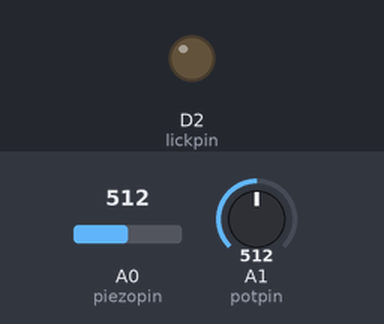
This sketch was run on a simulated Arduino Zero (SAMD21). Parts: output pins drawn as LEDs (lit = HIGH). Inputs (shaded band) come from the test bench; at power-on: A0 (piezopin) = 512, A1 (potpin) = 512 (analog values on the 0–1023 scale). What the sketch prints to the serial monitor is not drawn.

Above: at 1.2 s.
1.3 s: A0 (piezopin) set to 525
At 2.5 s:
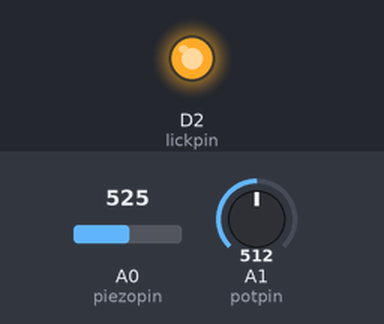
2.8 s: A0 (piezopin) set to 511
At 3.1 s:
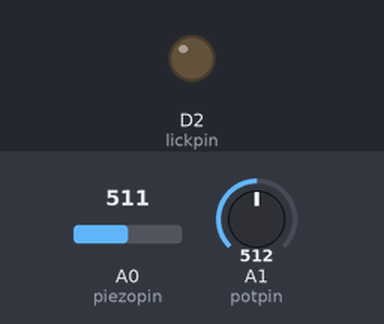
4.3 s: A0 (piezopin) set to 716
At 4.8 s:
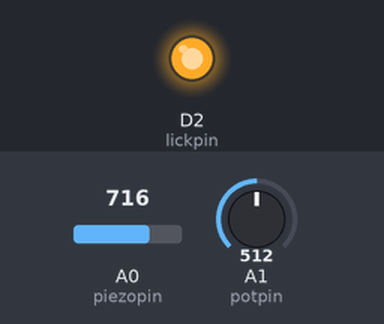
Timing chart, 0 to 7.3 s (numbered marks = the images above; inputs shaded):
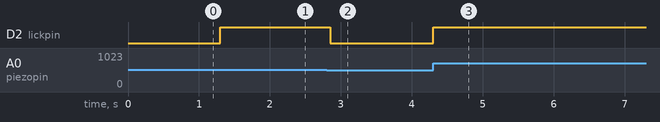

Measured:
- the behaviour switches between 512 and 513 on A0 (piezopin) (found by bisection; images 0 and 1)
- after the input at 1.3 s, D2 (lickpin): LOW → HIGH at once
- after the input at 2.8 s, D2 (lickpin): HIGH → LOW after 0.05 s
- after the input at 4.3 s, D2 (lickpin): LOW → HIGH at once

The sketch:

piezo.ino
```cpp
/*
 * 31 Oct 2018, C. Schmidt-Hieber
 *
 * Uses the arduino to read a piezo lick sensor
 *
 */

/* extern "C" void __cxa_pure_virtual() {} */

/*
 * Data and clock pin definitions
 */

static const int piezopin = A0;
static const int potpin = A1;
static const int lickpin = 2;
static const unsigned long minlicktime = 50;

static const int BAUDRATE = 19200;

int pot = 0;
int piezo = 0;
unsigned long lastlick = 0;
// The setup() method runs once, when the sketch starts

void setup()   {

  // set baud rate
  Serial.begin(BAUDRATE);

  analogReadResolution(12);

  // initialize the digital pin as an output:
  /*pinMode(epin, INPUT);     */
  pinMode(piezopin, INPUT);
  pinMode(potpin, INPUT);
  pinMode(lickpin, OUTPUT);

}

// the loop() method runs over and over again,
// as long as the Arduino has power
void loop()
{
  pot = analogRead(potpin);
  piezo = analogRead(piezopin);
  if (piezo > pot) {
    Serial.print(pot);
    Serial.print('\t');
    Serial.println(piezo);
    digitalWrite(lickpin, HIGH);
    lastlick = millis();
  } else {
    if (millis()-lastlick > minlicktime) {
      digitalWrite(lickpin, LOW);
      lastlick = 0;
    }
  }

}
```
